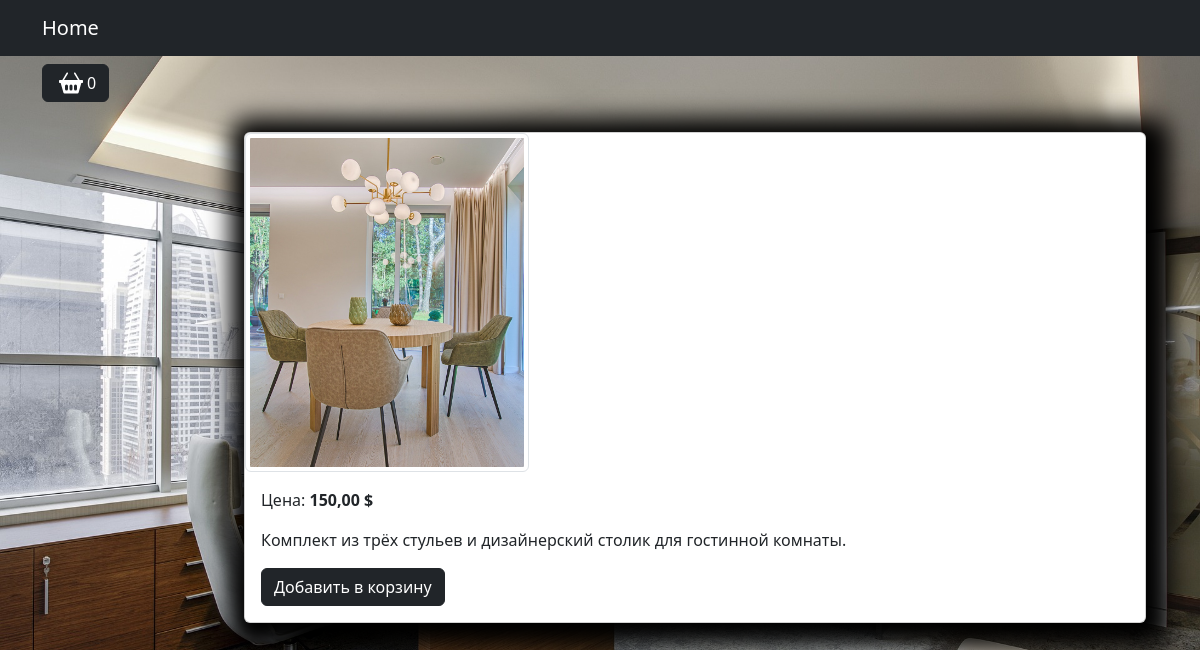
The page /product/chajnyj-stolik-i-tri-stula/ on the database its author committed.
### apps/goods/models.py (models this page shows, shortened)
class Product(models.Model):
    title = models.CharField(max_length=150, unique=True, verbose_name='Название')
    slug = models.SlugField(max_length=200, unique=True, blank=True, null=True, verbose_name='URL')
    description = models.TextField(blank=True, null=True, verbose_name='Описание')
    image = models.ImageField(upload_to='goods_images', blank=True, null=True, verbose_name='Изображение')
    price = models.DecimalField(default=0.00, max_digits=7, decimal_places=2, verbose_name='Цена')
    quantity = models.PositiveIntegerField(default=0, verbose_name='Количество')
    class Meta:
        verbose_name = 'Продукт'
        verbose_name_plural = 'Продукты'
        ordering = ("id",)

### apps/goods/views.py (the view)
# urls.py: path('product/<slug:slug>/', product, name='product'),
def product(request, slug):
    product = Product.objects.get(slug=slug)
    context = {
        'title': 'Тестовый магазин',
        "product": product,
        "STRIPE_PUBLIC_KEY": settings.STRIPE_PUBLIC_KEY
    }
    return render(request, "goods/product.html", context=context)

### apps/carts/models.py (called while the page is built)
    def total_price(self):
        return sum(cart.products_price() for cart in self)

    def total_quantity(self):
        if self:
            return sum(cart.quantity for cart in self)
        return 0

### apps/carts/templatetags/carts_tags.py (called while the page is built)
@register.simple_tag()
def user_cart(request: WSGIRequest):
    return get_user_carts(request)

### apps/carts/utils.py (called while the page is built)
def get_user_carts(request: WSGIRequest):
    if not request.session.session_key:
        request.session.create()
    return Cart.objects.filter(session_key=request.session.session_key).select_related('product')

### apps/goods/templates/goods/product.html (shortened to what this page needs)
{% extends "base.html" %}
{% load static %}
{% block modal_cart %}
	{% include 'includes/cart_button.html' %}
{% endblock %}
{% block content %}
<div class="container mt-5">
    <div class="card mb-4 custom-shadow">
        <div class="row">
            <div class="col-md-4">
                <img src="{{ product.image.url }}"
                    class="img-thumbnail" data-bs-toggle="modal" data-bs-target="#imageModal1">
            </div>
        </div>
        <div class="card-body">
            <p class="card-text">Цена: <strong>{{ product.price }} $</strong></p>
            <p class="card-text">{{ product.description }}</p>
            <a href="{% url 'carts:cart_add' %}" class="btn btn-dark add-to-cart"
            data-product-id="{{ product.id }}">
                Добавить в корзину
            </a>
        </div>
    </div>
</div>
{% endblock  %}

### apps/static/deps/css/my_css.css (style rules this page uses)
body { background-image: url("../images/bg-image.jpg"); background-repeat: no-repeat; background-attachment: fixed; background-position: center center; background-size: cover; height: 100%; }
.custom-shadow { box-shadow: 5px 5px 25px 19px #000000; }

### rows shown on the page
Product: image (picture), price "150,00", description "Комплект из трёх стульев и дизайнерский столик для гостинной комнаты."

### other values the page prints
{{ carts.total_quantity }} "0"
